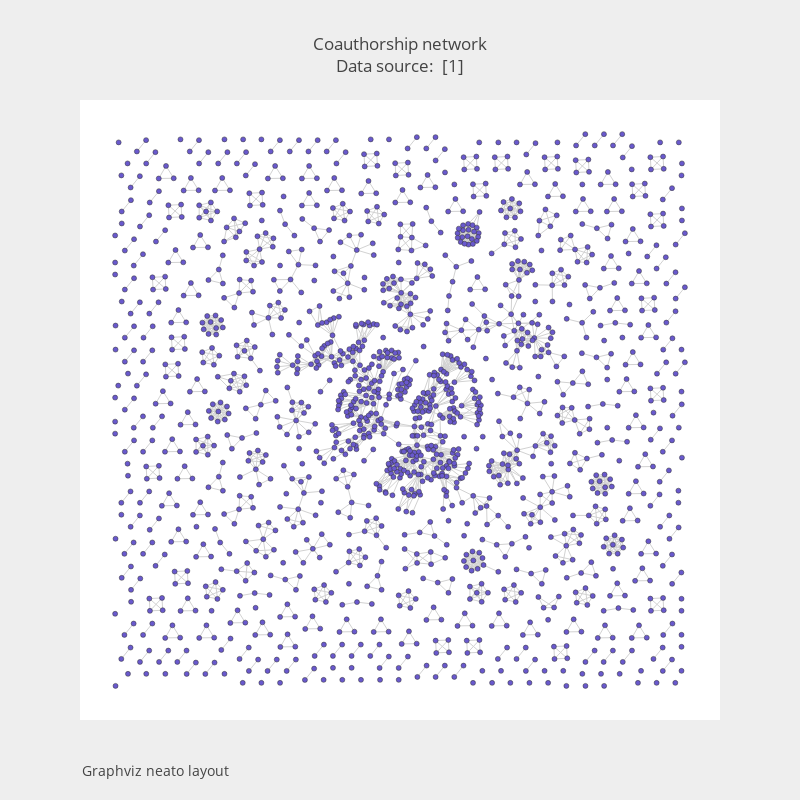

Notebook source saved alongside this figure:
### Code cell
fig2 = go.Figure(data=[trace3, trace4], layout=layout)
fig2['layout']['annotations'][0]['text'] = annot2
iplot(fig2)

### Figure 1 — Plotly figure (JSON) as saved in the notebook; plotly's stock layout.template omitted (floating-point values rounded to 4 significant figures; data arrays with more than 128 entries replaced by an {"elided": "..."} marker saying what was removed)
{"data": [{"hoverinfo": "none", "line": {"color": "rgb(210,210,210)", "width": 1}, "mode": "lines", "type": "scatter", "x": {"elided": "8226 float values"}, "y": {"elided": "8226 float values"}}, {"hoverinfo": "text", "marker": {"color": "#6959CD", "line": {"color": "rgb(50,50,50)", "width": 0.5}, "size": 5}, "mode": "markers", "text": {"elided": "1589 str values"}, "type": "scatter", "x": {"elided": "1589 float values"}, "y": {"elided": "1589 float values"}}], "layout": {"annotations": [{"font": {"size": 14}, "showarrow": false, "text": "Graphviz neato layout", "x": 0, "xanchor": "left", "xref": "paper", "y": -0.1, "yanchor": "bottom", "yref": "paper"}], "font": {"size": 12}, "height": 800, "hovermode": "closest", "paper_bgcolor": "#eeeeee", "showlegend": false, "title": {"text": "Coauthorship network<br>Data source: <a href='https://networkdata.ics.uci.edu/data.php?id=11'> [1]</a>", "x": 0.5}, "width": 800, "xaxis": {"visible": false}, "yaxis": {"visible": false}}}
